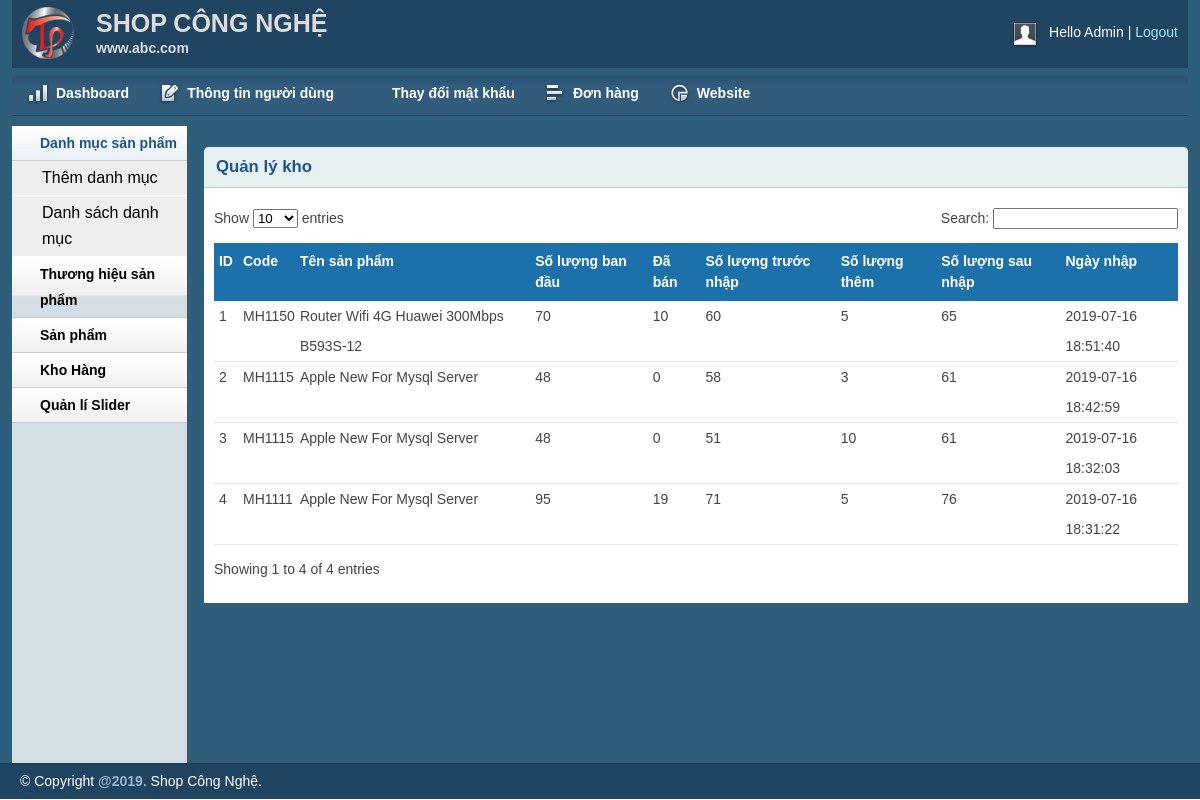
The page /admin/warehouse.php (signed in) on the database its author committed.
### tables this page shows
CREATE TABLE `tbl_product` (
  `productId` int(11) NOT NULL,
  `productName` tinytext NOT NULL,
  `product_code` varchar(200) NOT NULL,
  `productQuantity` varchar(50) NOT NULL,
  `product_soldout` varchar(50) NOT NULL DEFAULT '0',
  `product_remain` varchar(50) NOT NULL,
  `catId` int(11) NOT NULL,
  `brandId` int(11) NOT NULL,
  `product_desc` text NOT NULL,
  `type` int(11) NOT NULL,
  `price` varchar(255) NOT NULL,
  `image` varchar(255) NOT NULL
);

CREATE TABLE `tbl_warehouse` (
  `id_warehouse` int(11) NOT NULL,
  `id_sanpham` int(11) NOT NULL,
  `sl_nhap` varchar(50) NOT NULL,
  `sl_ngaynhap` timestamp NOT NULL DEFAULT CURRENT_TIMESTAMP ON UPDATE CURRENT_TIMESTAMP
);

### lib/database.php (called while the page is built, shortened)
<?php
Class Database extends PDO{
   public $host   = DB_HOST;
   public $user   = DB_USER;
   public $pass   = DB_PASS;
   public $dbname = DB_NAME;
   public $link;
private function connectDB(){
   $this->link = new mysqli($this->host, $this->user, $this->pass,
    $this->dbname);
 }
public function select($query){
  $result = $this->link->query($query) or
   die($this->link->error.__LINE__);
  if($result->num_rows > 0){
    return $result;
  } else {
    return false;
  }
 }
}

### classes/product.php (called while the page is built, shortened)
<?php
	$filepath = realpath(dirname(__FILE__));
	include_once ($filepath.'/../lib/database.php');
?>
<?php
	class product
	{
		private $db;
		public function __construct()
		{
			$this->db = new Database();
		}
		public function show_product_warehouse(){
			$query =
			"SELECT tbl_product.*, tbl_warehouse.*
			 FROM tbl_product INNER JOIN tbl_warehouse ON tbl_product.productId = tbl_warehouse.id_sanpham
			 order by tbl_warehouse.sl_ngaynhap desc ";
			$result = $this->db->select($query);
			return $result;
		}
	}
 ?>

### admin/warehouse.php (the view, shortened to what this page needs)
<?php include 'inc/header.php';?>
<?php include 'inc/sidebar.php';?>
<?php include '../classes/cart.php';  ?>
<?php include '../classes/product.php';  ?>
<?php
	$pd = new product();
 ?>
<div class="grid_10">
    <div class="box round first grid">
        <h2>Quản lý kho</h2>
        <div class="block">
            <table class="data display datatable" id="example">
			<thead>
				<tr>
					<th>ID</th>
					<th>Code</th>
					<th>Tên sản phẩm</th>
					<th>Số lượng ban đầu</th>
					<th>Đã bán</th>
					<th>Số lượng trước nhập</th>
					<th>Số lượng thêm</th>
					<th>Số lượng sau nhập</th>
					<th>Ngày nhập</th>
				</tr>
			</thead>
			<tbody>
				<?php
				$pdlist = $pd->show_product_warehouse();
				$i = 0;
					if($pdlist){
							while ($result = $pdlist->fetch_assoc()){
								$i++;
				 ?>
				<tr class="odd gradeX">
					<td><?php echo $i ?></td>
					<td><?php echo $result['product_code'] ?></td>
					<td><?php echo $result['productName'] ?></td>
					<td>
						<?php echo $result['productQuantity'] ?>
					</td>
					<td>
						<?php echo $result['product_soldout'] ?>
					</td>
					<td>
						<?php echo $result['product_remain'] - $result['sl_nhap'] ?>
					</td>
					<td>
						<?php echo $result['sl_nhap'] ?>
					</td>
					<td>
						<?php echo $result['product_remain'] ?>
					</td>
					<td>
						<?php echo $result['sl_ngaynhap'] ?>
					</td>
				</tr>
				<?php
					}
				}
				?>
			</tbody>
		</table>
       </div>
    </div>
</div>
<?php include 'inc/footer.php';?>

### admin/css/text.css (style rules this page uses)
body { font: 13px/1.5 Tahoma, Helvetica, Arial, 'Liberation Sans', FreeSans, sans-serif; }
h2 { font-size: 23px; }
p, dl, hr, h1, h2, h3, h4, h5, h6, ol, ul, pre, table, address, fieldset { margin-bottom: 20px; }

### admin/css/grid.css (style rules this page uses)
.grid_1, .grid_2, .grid_3, .grid_4, .grid_5, .grid_6, .grid_7, .grid_8, .grid_9, .grid_10, .grid_11, .grid_12, .grid_13, .grid_14, .grid_15, .grid_16 { display: inline; float: left; margin-left: 1%; margin-right: 1%; }
.container_12 .grid_10 { width: 81.333%; }

### admin/css/layout.css (style rules this page uses)
body { background: #fff none repeat scroll 0 0; color: #444; font-size: 14px; padding: 0; }
h1, h2, h3, h4, h5, h6 { line-height:1.2em; margin-bottom:.3em; }
h2 { margin-top:1em; }
.box { background:#fff; margin-bottom:20px; padding:10px 10px 10px 10px; margin-left:-8px; }
.box.grid { padding-bottom:40px; }
.box.round { -moz-border-radius: 5px 5px 0px 0px; -webkit-border-radius: 5px 5px 0px 0px; border-radius: 5px 5px 0px 0px; }
.box h2 { font-size:1.2em; font-weight:bold; color:#1B548D; background:#E6F0F3; margin:-10px -10px 0 -10px; padding:10px 12px; border-bottom:1px solid #B3CBD6; -moz-border-radius: 5px 5px 0px 0px; -webkit-border-radius: 5px 5px 0px 0px; border-radius: 5px 5px 0px 0px; }
.box.first { min-height: 406px; }
.block { padding-top:20px; }
.block { padding-bottom:1px; }
table.display { margin: 0 auto; clear: both; width: 100%; }
table#example th { background: #1d71ab !important; }
.sorting_asc { background: #cf4a45 url(../img/table/sort_asc.png) no-repeat center right; padding:8px 5px; text-align:left; color:#fff; }
.sorting { background:#8f8f8f url(../img/table/sort_both.png) no-repeat center right; padding:8px 5px; text-align:left; color:#fff; }
tr.odd { height: 30px; line-height: 30px; border-bottom:1px solid #e6e6e6; }
tr.even { height: 30px; line-height: 30px; border-bottom:1px solid #e6e6e6; }
tr.odd td, tr.even td { padding-left:5px; }

### rows shown on the page
tbl_product: product_code "MH1150", productName "Router Wifi 4G Huawei 300Mbps B593S-12", productQuantity "70", product_soldout "10", $result['product_remain']-$result['sl_nhap'] "60", tbl_warehouse.sl_nhap "5", product_remain "65", tbl_warehouse.sl_ngaynhap "2019-07-16 18:51:40"
tbl_product: product_code "MH1115", productName "Apple New For Mysql Server", productQuantity "48", product_soldout "0", $result['product_remain']-$result['sl_nhap'] "58", tbl_warehouse.sl_nhap "3", product_remain "61", tbl_warehouse.sl_ngaynhap "2019-07-16 18:42:59", $result['product_remain']-$result['sl_nhap'] "51", tbl_warehouse.sl_nhap "10", tbl_warehouse.sl_ngaynhap "2019-07-16 18:32:03"
tbl_product: product_code "MH1111", productName "Apple New For Mysql Server", productQuantity "95", product_soldout "19", $result['product_remain']-$result['sl_nhap'] "71", tbl_warehouse.sl_nhap "5", product_remain "76", tbl_warehouse.sl_ngaynhap "2019-07-16 18:31:22"
